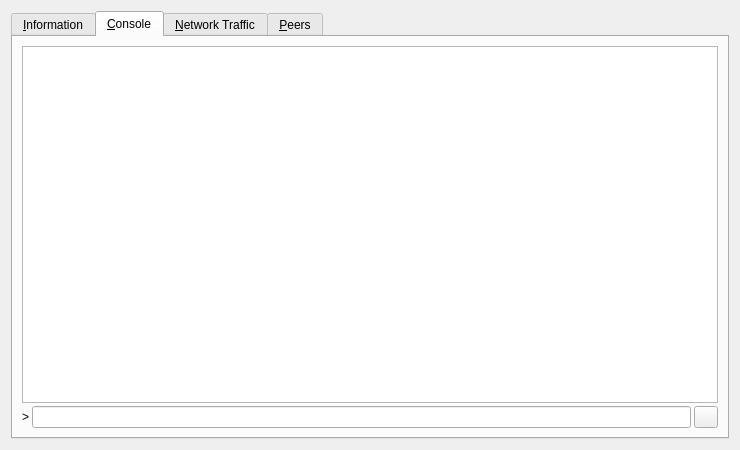
<?xml version="1.0" encoding="UTF-8"?>
<ui version="4.0">
 <class>RPCConsole</class>
 <widget class="QWidget" name="RPCConsole">
  <property name="geometry">
   <rect>
    <x>0</x>
    <y>0</y>
    <width>740</width>
    <height>450</height>
   </rect>
  </property>
  <property name="windowTitle">
   <string>Debug window</string>
  </property>
  <layout class="QVBoxLayout" name="verticalLayout_2">
   <item>
    <widget class="QTabWidget" name="tabWidget">
     <property name="currentIndex">
      <number>1</number>
     </property>
     <widget class="QWidget" name="tab_info">
      <attribute name="title">
       <string>&amp;Information</string>
      </attribute>
      <layout class="QGridLayout" name="gridLayout" columnstretch="0,1">
       <property name="horizontalSpacing">
        <number>12</number>
       </property>
       <item row="0" column="0">
        <widget class="QLabel" name="label_9">
         <property name="font">
          <font>
           <weight>75</weight>
           <bold>true</bold>
          </font>
         </property>
         <property name="text">
          <string>General</string>
         </property>
        </widget>
       </item>
       <item row="1" column="0">
        <widget class="QLabel" name="label_5">
         <property name="text">
          <string>Client name</string>
         </property>
        </widget>
       </item>
       <item row="1" column="1">
        <widget class="QLabel" name="clientName">
         <property name="cursor">
          <cursorShape>IBeamCursor</cursorShape>
         </property>
         <property name="text">
          <string>N/A</string>
         </property>
         <property name="textFormat">
          <enum>Qt::PlainText</enum>
         </property>
         <property name="textInteractionFlags">
          <set>Qt::LinksAccessibleByMouse|Qt::TextSelectableByKeyboard|Qt::TextSelectableByMouse</set>
         </property>
        </widget>
       </item>
       <item row="2" column="0">
        <widget class="QLabel" name="label_6">
         <property name="text">
          <string>Client version</string>
         </property>
        </widget>
       </item>
       <item row="2" column="1">
        <widget class="QLabel" name="clientVersion">
         <property name="cursor">
          <cursorShape>IBeamCursor</cursorShape>
         </property>
         <property name="text">
          <string>N/A</string>
         </property>
         <property name="textFormat">
          <enum>Qt::PlainText</enum>
         </property>
         <property name="textInteractionFlags">
          <set>Qt::LinksAccessibleByMouse|Qt::TextSelectableByKeyboard|Qt::TextSelectableByMouse</set>
         </property>
        </widget>
       </item>
       <item row="3" column="0">
        <widget class="QLabel" name="label_14">
         <property name="text">
          <string>Using OpenSSL version</string>
         </property>
         <property name="indent">
          <number>10</number>
         </property>
        </widget>
       </item>
       <item row="3" column="1">
        <widget class="QLabel" name="openSSLVersion">
         <property name="cursor">
          <cursorShape>IBeamCursor</cursorShape>
         </property>
         <property name="text">
          <string>N/A</string>
         </property>
         <property name="textFormat">
          <enum>Qt::PlainText</enum>
         </property>
         <property name="textInteractionFlags">
          <set>Qt::LinksAccessibleByMouse|Qt::TextSelectableByKeyboard|Qt::TextSelectableByMouse</set>
         </property>
        </widget>
       </item>
       <item row="4" column="0">
        <widget class="QLabel" name="label_12">
         <property name="text">
          <string>Build date</string>
         </property>
        </widget>
       </item>
       <item row="4" column="1">
        <widget class="QLabel" name="buildDate">
         <property name="cursor">
          <cursorShape>IBeamCursor</cursorShape>
         </property>
         <property name="text">
          <string>N/A</string>
         </property>
         <property name="textFormat">
          <enum>Qt::PlainText</enum>
         </property>
         <property name="textInteractionFlags">
          <set>Qt::LinksAccessibleByMouse|Qt::TextSelectableByKeyboard|Qt::TextSelectableByMouse</set>
         </property>
        </widget>
       </item>
       <item row="5" column="0">
        <widget class="QLabel" name="label_13">
         <property name="text">
          <string>Startup time</string>
         </property>
        </widget>
       </item>
       <item row="5" column="1">
        <widget class="QLabel" name="startupTime">
         <property name="cursor">
          <cursorShape>IBeamCursor</cursorShape>
         </property>
         <property name="text">
          <string>N/A</string>
         </property>
         <property name="textFormat">
          <enum>Qt::PlainText</enum>
         </property>
         <property name="textInteractionFlags">
          <set>Qt::LinksAccessibleByMouse|Qt::TextSelectableByKeyboard|Qt::TextSelectableByMouse</set>
         </property>
        </widget>
       </item>
       <item row="6" column="0">
        <widget class="QLabel" name="label_11">
         <property name="font">
          <font>
           <weight>75</weight>
           <bold>true</bold>
          </font>
         </property>
         <property name="text">
          <string>Network</string>
         </property>
        </widget>
       </item>
       <item row="7" column="0">
        <widget class="QLabel" name="label_8">
         <property name="text">
          <string>Name</string>
         </property>
        </widget>
       </item>
       <item row="7" column="1">
        <widget class="QLabel" name="networkName">
         <property name="cursor">
          <cursorShape>IBeamCursor</cursorShape>
         </property>
         <property name="text">
          <string>N/A</string>
         </property>
         <property name="textFormat">
          <enum>Qt::PlainText</enum>
         </property>
         <property name="textInteractionFlags">
          <set>Qt::LinksAccessibleByMouse|Qt::TextSelectableByKeyboard|Qt::TextSelectableByMouse</set>
         </property>
        </widget>
       </item>
       <item row="8" column="0">
        <widget class="QLabel" name="masternodeCountLabel">
         <property name="text">
          <string>Number of Masternodes</string>
         </property>
        </widget>
       </item>
       <item row="8" column="1">
        <widget class="QLabel" name="masternodeCount">
         <property name="text">
          <string>N/A</string>
         </property>
        </widget>
       </item>
       <item row="9" column="0">
        <widget class="QLabel" name="label_7">
         <property name="text">
          <string>Number of connections</string>
         </property>
        </widget>
       </item>
       <item row="9" column="1">
        <widget class="QLabel" name="numberOfConnections">
         <property name="cursor">
          <cursorShape>IBeamCursor</cursorShape>
         </property>
         <property name="text">
          <string>N/A</string>
         </property>
         <property name="textFormat">
          <enum>Qt::PlainText</enum>
         </property>
         <property name="textInteractionFlags">
          <set>Qt::LinksAccessibleByMouse|Qt::TextSelectableByKeyboard|Qt::TextSelectableByMouse</set>
         </property>
        </widget>
       </item>
       <item row="10" column="0">
        <widget class="QLabel" name="label_10">
         <property name="font">
          <font>
           <weight>75</weight>
           <bold>true</bold>
          </font>
         </property>
         <property name="text">
          <string>Block chain</string>
         </property>
        </widget>
       </item>
       <item row="11" column="0">
        <widget class="QLabel" name="label_3">
         <property name="text">
          <string>Current number of blocks</string>
         </property>
        </widget>
       </item>
       <item row="11" column="1">
        <widget class="QLabel" name="numberOfBlocks">
         <property name="cursor">
          <cursorShape>IBeamCursor</cursorShape>
         </property>
         <property name="text">
          <string>N/A</string>
         </property>
         <property name="textFormat">
          <enum>Qt::PlainText</enum>
         </property>
         <property name="textInteractionFlags">
          <set>Qt::LinksAccessibleByMouse|Qt::TextSelectableByKeyboard|Qt::TextSelectableByMouse</set>
         </property>
        </widget>
       </item>
       <item row="12" column="0">
        <widget class="QLabel" name="label_2">
         <property name="text">
          <string>Last block time</string>
         </property>
        </widget>
       </item>
       <item row="12" column="1">
        <widget class="QLabel" name="lastBlockTime">
         <property name="cursor">
          <cursorShape>IBeamCursor</cursorShape>
         </property>
         <property name="text">
          <string>N/A</string>
         </property>
         <property name="textFormat">
          <enum>Qt::PlainText</enum>
         </property>
         <property name="textInteractionFlags">
          <set>Qt::LinksAccessibleByMouse|Qt::TextSelectableByKeyboard|Qt::TextSelectableByMouse</set>
         </property>
        </widget>
       </item>
       <item row="13" column="0">
        <spacer name="verticalSpacer_2">
         <property name="orientation">
          <enum>Qt::Vertical</enum>
         </property>
         <property name="sizeHint" stdset="0">
          <size>
           <width>20</width>
           <height>20</height>
          </size>
         </property>
        </spacer>
       </item>
       <item row="14" column="0">
        <widget class="QLabel" name="labelDebugLogfile">
         <property name="font">
          <font>
           <weight>75</weight>
           <bold>true</bold>
          </font>
         </property>
         <property name="text">
          <string>Debug log file</string>
         </property>
        </widget>
       </item>
       <item row="15" column="0">
        <widget class="QPushButton" name="openDebugLogfileButton">
         <property name="toolTip">
          <string>Open the YTGM debug log file from the current data directory. This can take a few seconds for large log files.</string>
         </property>
         <property name="text">
          <string>&amp;Open</string>
         </property>
         <property name="autoDefault">
          <bool>false</bool>
         </property>
        </widget>
       </item>
       <item row="16" column="0">
        <spacer name="verticalSpacer">
         <property name="orientation">
          <enum>Qt::Vertical</enum>
         </property>
         <property name="sizeHint" stdset="0">
          <size>
           <width>20</width>
           <height>40</height>
          </size>
         </property>
        </spacer>
       </item>
      </layout>
     </widget>
     <widget class="QWidget" name="tab_console">
      <attribute name="title">
       <string>&amp;Console</string>
      </attribute>
      <layout class="QVBoxLayout" name="verticalLayout_3">
       <property name="spacing">
        <number>3</number>
       </property>
       <item>
        <widget class="QTextEdit" name="messagesWidget">
         <property name="minimumSize">
          <size>
           <width>0</width>
           <height>100</height>
          </size>
         </property>
         <property name="readOnly">
          <bool>true</bool>
         </property>
         <property name="tabKeyNavigation" stdset="0">
          <bool>false</bool>
         </property>
         <property name="columnCount" stdset="0">
          <number>2</number>
         </property>
        </widget>
       </item>
       <item>
        <layout class="QHBoxLayout" name="horizontalLayout">
         <property name="spacing">
          <number>3</number>
         </property>
         <item>
          <widget class="QLabel" name="label">
           <property name="text">
            <string notr="true">&gt;</string>
           </property>
          </widget>
         </item>
         <item>
          <widget class="QLineEdit" name="lineEdit"/>
         </item>
         <item>
          <widget class="QPushButton" name="clearButton">
           <property name="maximumSize">
            <size>
             <width>24</width>
             <height>24</height>
            </size>
           </property>
           <property name="toolTip">
            <string>Clear console</string>
           </property>
           <property name="text">
            <string/>
           </property>
           <property name="icon">
            <iconset resource="../bitcoin.qrc">
             <normaloff>:/icons/remove</normaloff>:/icons/remove</iconset>
           </property>
           <property name="shortcut">
            <string notr="true">Ctrl+L</string>
           </property>
           <property name="autoDefault">
            <bool>false</bool>
           </property>
          </widget>
         </item>
        </layout>
       </item>
      </layout>
     </widget>
     <widget class="QWidget" name="tab_nettraffic">
      <attribute name="title">
       <string>&amp;Network Traffic</string>
      </attribute>
      <layout class="QHBoxLayout" name="horizontalLayout_3">
       <item>
        <layout class="QVBoxLayout" name="verticalLayout_4">
         <item>
          <widget class="TrafficGraphWidget" name="trafficGraph" native="true">
           <property name="sizePolicy">
            <sizepolicy hsizetype="Expanding" vsizetype="Expanding">
             <horstretch>0</horstretch>
             <verstretch>0</verstretch>
            </sizepolicy>
           </property>
          </widget>
         </item>
         <item>
          <layout class="QHBoxLayout" name="horizontalLayout_2">
           <item>
            <widget class="QSlider" name="sldGraphRange">
             <property name="minimum">
              <number>1</number>
             </property>
             <property name="maximum">
              <number>288</number>
             </property>
             <property name="pageStep">
              <number>12</number>
             </property>
             <property name="value">
              <number>6</number>
             </property>
             <property name="orientation">
              <enum>Qt::Horizontal</enum>
             </property>
            </widget>
           </item>
           <item>
            <widget class="QLabel" name="lblGraphRange">
             <property name="minimumSize">
              <size>
               <width>100</width>
               <height>0</height>
              </size>
             </property>
             <property name="alignment">
              <set>Qt::AlignCenter</set>
             </property>
            </widget>
           </item>
           <item>
            <widget class="QPushButton" name="btnClearTrafficGraph">
             <property name="text">
              <string>&amp;Clear</string>
             </property>
            </widget>
           </item>
          </layout>
         </item>
        </layout>
       </item>
       <item>
        <layout class="QVBoxLayout" name="verticalLayout">
         <item>
          <widget class="QGroupBox" name="groupBox">
           <property name="title">
            <string>Totals</string>
           </property>
           <layout class="QVBoxLayout" name="verticalLayout_5">
            <item>
             <layout class="QHBoxLayout" name="horizontalLayout_4">
              <item>
               <widget class="Line" name="line">
                <property name="sizePolicy">
                 <sizepolicy hsizetype="Fixed" vsizetype="Fixed">
                  <horstretch>0</horstretch>
                  <verstretch>0</verstretch>
                 </sizepolicy>
                </property>
                <property name="minimumSize">
                 <size>
                  <width>10</width>
                  <height>0</height>
                 </size>
                </property>
                <property name="palette">
                 <palette>
                  <active>
                   <colorrole role="Light">
                    <brush brushstyle="SolidPattern">
                     <color alpha="255">
                      <red>0</red>
                      <green>255</green>
                      <blue>0</blue>
                     </color>
                    </brush>
                   </colorrole>
                  </active>
                  <inactive>
                   <colorrole role="Light">
                    <brush brushstyle="SolidPattern">
                     <color alpha="255">
                      <red>0</red>
                      <green>255</green>
                      <blue>0</blue>
                     </color>
                    </brush>
                   </colorrole>
                  </inactive>
                  <disabled>
                   <colorrole role="Light">
                    <brush brushstyle="SolidPattern">
                     <color alpha="255">
                      <red>0</red>
                      <green>255</green>
                      <blue>0</blue>
                     </color>
                    </brush>
                   </colorrole>
                  </disabled>
                 </palette>
                </property>
                <property name="orientation">
                 <enum>Qt::Horizontal</enum>
                </property>
               </widget>
              </item>
              <item>
               <widget class="QLabel" name="label_16">
                <property name="text">
                 <string>In:</string>
                </property>
               </widget>
              </item>
              <item>
               <widget class="QLabel" name="lblBytesIn">
                <property name="minimumSize">
                 <size>
                  <width>50</width>
                  <height>0</height>
                 </size>
                </property>
                <property name="alignment">
                 <set>Qt::AlignRight|Qt::AlignTrailing|Qt::AlignVCenter</set>
                </property>
               </widget>
              </item>
             </layout>
            </item>
            <item>
             <layout class="QHBoxLayout" name="horizontalLayout_5">
              <item>
               <widget class="Line" name="line_2">
                <property name="sizePolicy">
                 <sizepolicy hsizetype="Fixed" vsizetype="Fixed">
                  <horstretch>0</horstretch>
                  <verstretch>0</verstretch>
                 </sizepolicy>
                </property>
                <property name="minimumSize">
                 <size>
                  <width>10</width>
                  <height>0</height>
                 </size>
                </property>
                <property name="palette">
                 <palette>
                  <active>
                   <colorrole role="Light">
                    <brush brushstyle="SolidPattern">
                     <color alpha="255">
                      <red>255</red>
                      <green>0</green>
                      <blue>0</blue>
                     </color>
                    </brush>
                   </colorrole>
                  </active>
                  <inactive>
                   <colorrole role="Light">
                    <brush brushstyle="SolidPattern">
                     <color alpha="255">
                      <red>255</red>
                      <green>0</green>
                      <blue>0</blue>
                     </color>
                    </brush>
                   </colorrole>
                  </inactive>
                  <disabled>
                   <colorrole role="Light">
                    <brush brushstyle="SolidPattern">
                     <color alpha="255">
                      <red>255</red>
                      <green>0</green>
                      <blue>0</blue>
                     </color>
                    </brush>
                   </colorrole>
                  </disabled>
                 </palette>
                </property>
                <property name="orientation">
                 <enum>Qt::Horizontal</enum>
                </property>
               </widget>
              </item>
              <item>
               <widget class="QLabel" name="label_17">
                <property name="text">
                 <string>Out:</string>
                </property>
               </widget>
              </item>
              <item>
               <widget class="QLabel" name="lblBytesOut">
                <property name="minimumSize">
                 <size>
                  <width>50</width>
                  <height>0</height>
                 </size>
                </property>
                <property name="alignment">
                 <set>Qt::AlignRight|Qt::AlignTrailing|Qt::AlignVCenter</set>
                </property>
               </widget>
              </item>
             </layout>
            </item>
            <item>
             <spacer name="verticalSpacer_4">
              <property name="orientation">
               <enum>Qt::Vertical</enum>
              </property>
              <property name="sizeHint" stdset="0">
               <size>
                <width>20</width>
                <height>407</height>
               </size>
              </property>
             </spacer>
            </item>
           </layout>
          </widget>
         </item>
        </layout>
       </item>
      </layout>
     </widget>
     <widget class="QWidget" name="tab_peers">
      <attribute name="title">
       <string>&amp;Peers</string>
      </attribute>
      <layout class="QGridLayout" name="gridLayout_2">
       <item row="0" column="0" rowspan="2">
        <layout class="QVBoxLayout" name="verticalLayout_101">
         <property name="spacing">
          <number>0</number>
         </property>
         <item>
          <widget class="QTableView" name="peerWidget">
           <property name="horizontalScrollBarPolicy">
            <enum>Qt::ScrollBarAsNeeded</enum>
           </property>
           <property name="sortingEnabled">
            <bool>true</bool>
           </property>
           <attribute name="horizontalHeaderHighlightSections">
            <bool>false</bool>
           </attribute>
          </widget>
         </item>
         <item>
          <widget class="QLabel" name="banHeading">
           <property name="sizePolicy">
            <sizepolicy hsizetype="Preferred" vsizetype="Minimum">
             <horstretch>0</horstretch>
             <verstretch>0</verstretch>
            </sizepolicy>
           </property>
           <property name="minimumSize">
            <size>
             <width>300</width>
             <height>32</height>
            </size>
           </property>
           <property name="maximumSize">
            <size>
             <width>16777215</width>
             <height>32</height>
            </size>
           </property>
           <property name="font">
            <font>
             <pointsize>12</pointsize>
            </font>
           </property>
           <property name="cursor">
            <cursorShape>IBeamCursor</cursorShape>
           </property>
           <property name="text">
            <string>Banned peers</string>
           </property>
           <property name="alignment">
            <set>Qt::AlignBottom|Qt::AlignLeading|Qt::AlignLeft</set>
           </property>
           <property name="wordWrap">
            <bool>true</bool>
           </property>
           <property name="textInteractionFlags">
            <set>Qt::NoTextInteraction</set>
           </property>
          </widget>
         </item>
         <item>
          <widget class="QTableView" name="banlistWidget">
           <property name="sizePolicy">
            <sizepolicy hsizetype="Expanding" vsizetype="Expanding">
             <horstretch>0</horstretch>
             <verstretch>0</verstretch>
            </sizepolicy>
           </property>
           <property name="horizontalScrollBarPolicy">
            <enum>Qt::ScrollBarAsNeeded</enum>
           </property>
           <property name="sortingEnabled">
            <bool>true</bool>
           </property>
           <attribute name="horizontalHeaderHighlightSections">
            <bool>false</bool>
           </attribute>
          </widget>
         </item>
        </layout>
       </item>
       <item row="0" column="1">
        <widget class="QLabel" name="peerHeading">
         <property name="sizePolicy">
          <sizepolicy hsizetype="Preferred" vsizetype="Minimum">
           <horstretch>0</horstretch>
           <verstretch>0</verstretch>
          </sizepolicy>
         </property>
         <property name="minimumSize">
          <size>
           <width>300</width>
           <height>32</height>
          </size>
         </property>
         <property name="font">
          <font>
           <pointsize>10</pointsize>
          </font>
         </property>
         <property name="cursor">
          <cursorShape>IBeamCursor</cursorShape>
         </property>
         <property name="text">
          <string>Select a peer to view detailed information.</string>
         </property>
         <property name="alignment">
          <set>Qt::AlignHCenter|Qt::AlignTop</set>
         </property>
         <property name="wordWrap">
          <bool>true</bool>
         </property>
         <property name="textInteractionFlags">
          <set>Qt::LinksAccessibleByMouse|Qt::TextSelectableByKeyboard|Qt::TextSelectableByMouse</set>
         </property>
        </widget>
       </item>
       <item row="1" column="1">
        <widget class="QWidget" name="detailWidget" native="true">
         <property name="minimumSize">
          <size>
           <width>300</width>
           <height>0</height>
          </size>
         </property>
         <layout class="QGridLayout" name="gridLayout_3">
          <item row="0" column="0">
           <widget class="QLabel" name="label_23">
            <property name="text">
             <string>Direction</string>
            </property>
           </widget>
          </item>
          <item row="0" column="2">
           <widget class="QLabel" name="peerDirection">
            <property name="cursor">
             <cursorShape>IBeamCursor</cursorShape>
            </property>
            <property name="text">
             <string>N/A</string>
            </property>
            <property name="textFormat">
             <enum>Qt::PlainText</enum>
            </property>
            <property name="textInteractionFlags">
             <set>Qt::LinksAccessibleByMouse|Qt::TextSelectableByKeyboard|Qt::TextSelectableByMouse</set>
            </property>
           </widget>
          </item>
          <item row="1" column="0">
           <widget class="QLabel" name="label_21">
            <property name="text">
             <string>Version</string>
            </property>
           </widget>
          </item>
          <item row="2" column="0">
           <widget class="QLabel" name="label_28">
            <property name="cursor">
             <cursorShape>IBeamCursor</cursorShape>
            </property>
            <property name="text">
             <string>User Agent</string>
            </property>
            <property name="textFormat">
             <enum>Qt::PlainText</enum>
            </property>
            <property name="textInteractionFlags">
             <set>Qt::LinksAccessibleByMouse|Qt::TextSelectableByKeyboard|Qt::TextSelectableByMouse</set>
            </property>
           </widget>
          </item>
          <item row="2" column="2">
           <widget class="QLabel" name="peerSubversion">
            <property name="cursor">
             <cursorShape>IBeamCursor</cursorShape>
            </property>
            <property name="text">
             <string>N/A</string>
            </property>
            <property name="textFormat">
             <enum>Qt::PlainText</enum>
            </property>
            <property name="textInteractionFlags">
             <set>Qt::LinksAccessibleByMouse|Qt::TextSelectableByKeyboard|Qt::TextSelectableByMouse</set>
            </property>
           </widget>
          </item>
          <item row="3" column="0">
           <widget class="QLabel" name="label_4">
            <property name="text">
             <string>Services</string>
            </property>
           </widget>
          </item>
          <item row="3" column="2">
           <widget class="QLabel" name="peerServices">
            <property name="cursor">
             <cursorShape>IBeamCursor</cursorShape>
            </property>
            <property name="text">
             <string>N/A</string>
            </property>
            <property name="textFormat">
             <enum>Qt::PlainText</enum>
            </property>
            <property name="textInteractionFlags">
             <set>Qt::LinksAccessibleByMouse|Qt::TextSelectableByKeyboard|Qt::TextSelectableByMouse</set>
            </property>
           </widget>
          </item>
          <item row="8" column="0">
           <widget class="QLabel" name="label_22">
            <property name="text">
             <string>Connection Time:</string>
            </property>
           </widget>
          </item>
          <item row="4" column="0">
           <widget class="QLabel" name="label_25">
            <property name="text">
             <string>Sync Node</string>
            </property>
           </widget>
          </item>
          <item row="4" column="2">
           <widget class="QLabel" name="peerSyncNode">
            <property name="cursor">
             <cursorShape>IBeamCursor</cursorShape>
            </property>
            <property name="text">
             <string>N/A</string>
            </property>
            <property name="textFormat">
             <enum>Qt::PlainText</enum>
            </property>
            <property name="textInteractionFlags">
             <set>Qt::LinksAccessibleByMouse|Qt::TextSelectableByKeyboard|Qt::TextSelectableByMouse</set>
            </property>
           </widget>
          </item>
          <item row="5" column="0">
           <widget class="QLabel" name="label_29">
            <property name="text">
             <string>Starting Height</string>
            </property>
           </widget>
          </item>
          <item row="5" column="2">
           <widget class="QLabel" name="peerHeight">
            <property name="cursor">
             <cursorShape>IBeamCursor</cursorShape>
            </property>
            <property name="text">
             <string>N/A</string>
            </property>
            <property name="textFormat">
             <enum>Qt::PlainText</enum>
            </property>
            <property name="textInteractionFlags">
             <set>Qt::LinksAccessibleByMouse|Qt::TextSelectableByKeyboard|Qt::TextSelectableByMouse</set>
            </property>
           </widget>
          </item>
          <item row="7" column="0">
           <widget class="QLabel" name="label_24">
            <property name="text">
             <string>Ban Score</string>
            </property>
           </widget>
          </item>
          <item row="7" column="2">
           <widget class="QLabel" name="peerBanScore">
            <property name="cursor">
             <cursorShape>IBeamCursor</cursorShape>
            </property>
            <property name="text">
             <string>N/A</string>
            </property>
            <property name="textFormat">
             <enum>Qt::PlainText</enum>
            </property>
            <property name="textInteractionFlags">
             <set>Qt::LinksAccessibleByMouse|Qt::TextSelectableByKeyboard|Qt::TextSelectableByMouse</set>
            </property>
           </widget>
          </item>
          <item row="8" column="0">
           <widget class="QLabel" name="connectionTime">
            <property name="text">
             <string>Connection Time</string>
            </property>
           </widget>
          </item>
          <item row="8" column="2">
           <widget class="QLabel" name="peerConnTime">
            <property name="cursor">
             <cursorShape>IBeamCursor</cursorShape>
            </property>
            <property name="text">
             <string>N/A</string>
            </property>
            <property name="textFormat">
             <enum>Qt::PlainText</enum>
            </property>
            <property name="textInteractionFlags">
             <set>Qt::LinksAccessibleByMouse|Qt::TextSelectableByKeyboard|Qt::TextSelectableByMouse</set>
            </property>
           </widget>
          </item>
          <item row="9" column="0">
           <widget class="QLabel" name="label_15">
            <property name="text">
             <string>Last Send</string>
            </property>
           </widget>
          </item>
          <item row="9" column="2">
           <widget class="QLabel" name="peerLastSend">
            <property name="cursor">
             <cursorShape>IBeamCursor</cursorShape>
            </property>
            <property name="text">
             <string>N/A</string>
            </property>
            <property name="textFormat">
             <enum>Qt::PlainText</enum>
            </property>
            <property name="textInteractionFlags">
             <set>Qt::LinksAccessibleByMouse|Qt::TextSelectableByKeyboard|Qt::TextSelectableByMouse</set>
            </property>
           </widget>
          </item>
          <item row="10" column="0">
           <widget class="QLabel" name="label_19">
            <property name="text">
             <string>Last Recieve</string>
            </property>
           </widget>
          </item>
          <item row="10" column="2">
           <widget class="QLabel" name="peerLastRecv">
            <property name="cursor">
             <cursorShape>IBeamCursor</cursorShape>
            </property>
            <property name="text">
             <string>N/A</string>
            </property>
            <property name="textFormat">
             <enum>Qt::PlainText</enum>
            </property>
            <property name="textInteractionFlags">
             <set>Qt::LinksAccessibleByMouse|Qt::TextSelectableByKeyboard|Qt::TextSelectableByMouse</set>
            </property>
           </widget>
          </item>
          <item row="11" column="0">
           <widget class="QLabel" name="label_18">
            <property name="text">
             <string>Last Send:</string>
            </property>
           </widget>
          </item>
          <item row="11" column="2">
           <widget class="QLabel" name="peerBytesSent">
            <property name="cursor">
             <cursorShape>IBeamCursor</cursorShape>
            </property>
            <property name="text">
             <string>N/A</string>
            </property>
            <property name="textFormat">
             <enum>Qt::PlainText</enum>
            </property>
            <property name="textInteractionFlags">
             <set>Qt::LinksAccessibleByMouse|Qt::TextSelectableByKeyboard|Qt::TextSelectableByMouse</set>
            </property>
           </widget>
          </item>
          <item row="12" column="0">
           <widget class="QLabel" name="label_20">
            <property name="text">
             <string>Bytes Received</string>
            </property>
           </widget>
          </item>
          <item row="12" column="2">
           <widget class="QLabel" name="peerBytesRecv">
            <property name="cursor">
             <cursorShape>IBeamCursor</cursorShape>
            </property>
            <property name="text">
             <string>N/A</string>
            </property>
            <property name="textFormat">
             <enum>Qt::PlainText</enum>
            </property>
            <property name="textInteractionFlags">
             <set>Qt::LinksAccessibleByMouse|Qt::TextSelectableByKeyboard|Qt::TextSelectableByMouse</set>
            </property>
           </widget>
          </item>
          <item row="13" column="0">
           <widget class="QLabel" name="label_26">
            <property name="text">
             <string>Ping Time</string>
            </property>
           </widget>
          </item>
          <item row="13" column="2">
           <widget class="QLabel" name="peerPingTime">
            <property name="cursor">
             <cursorShape>IBeamCursor</cursorShape>
            </property>
            <property name="text">
             <string>N/A</string>
            </property>
            <property name="textFormat">
             <enum>Qt::PlainText</enum>
            </property>
            <property name="textInteractionFlags">
             <set>Qt::LinksAccessibleByMouse|Qt::TextSelectableByKeyboard|Qt::TextSelectableByMouse</set>
            </property>
           </widget>
          </item>
          <item row="14" column="0">
           <widget class="QLabel" name="label_timeoffset">
            <property name="text">
             <string>Time Offset</string>
            </property>
           </widget>
          </item>
          <item row="14" column="2">
           <widget class="QLabel" name="timeoffset">
            <property name="cursor">
             <cursorShape>IBeamCursor</cursorShape>
            </property>
            <property name="text">
             <string>N/A</string>
            </property>
            <property name="textFormat">
             <enum>Qt::PlainText</enum>
            </property>
            <property name="textInteractionFlags">
             <set>Qt::LinksAccessibleByMouse|Qt::TextSelectableByKeyboard|Qt::TextSelectableByMouse</set>
            </property>
           </widget>
          </item>
          <item row="15" column="1">
           <spacer name="verticalSpacer_3">
            <property name="orientation">
             <enum>Qt::Vertical</enum>
            </property>
            <property name="sizeHint" stdset="0">
             <size>
              <width>20</width>
              <height>40</height>
             </size>
            </property>
           </spacer>
          </item>
          <item row="1" column="2">
           <widget class="QLabel" name="peerVersion">
            <property name="text">
             <string>N/A</string>
            </property>
           </widget>
          </item>
         </layout>
        </widget>
       </item>
      </layout>
     </widget>
    </widget>
   </item>
  </layout>
 </widget>
 <customwidgets>
  <customwidget>
   <class>TrafficGraphWidget</class>
   <extends>QWidget</extends>
   <header>trafficgraphwidget.h</header>
   <container>1</container>
   <slots>
    <slot>clear()</slot>
   </slots>
  </customwidget>
 </customwidgets>
 <resources>
  <include location="../bitcoin.qrc"/>
 </resources>
 <connections/>
</ui>
